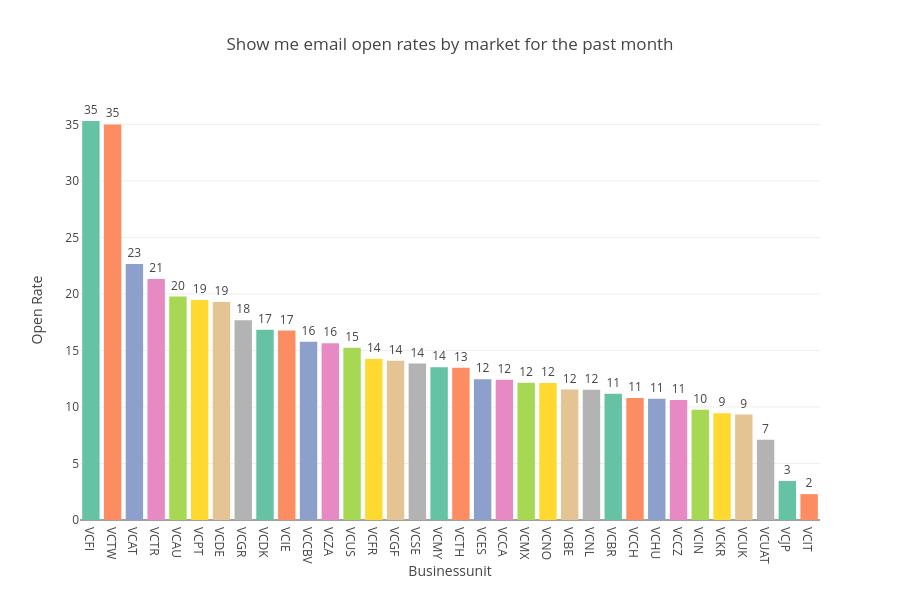
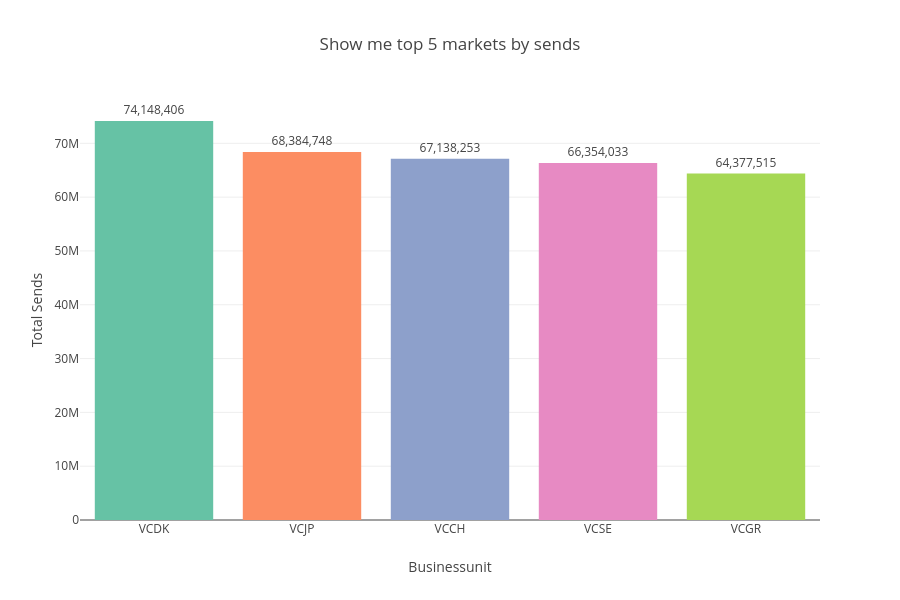

Write notebook code for charts like these, in order.
### Code cell
# ===== FULL DEMO PRESENTATION =====

import time

print("\n\n")
print("*" * 70)
print("*" + " " * 68 + "*")
print("*" + "  🎯 MULTI-AGENT ORCHESTRATED ANALYTICS SYSTEM  ".center(68) + "*")
print("*" + "  Snowflake Cortex AI - Automated Workflow Demo  ".center(68) + "*")
print("*" + " " * 68 + "*")
print("*" * 70)
print("\n")

# ============================================================
# DEMO #1: OPEN RATES BY MARKET (Past Month)
# ============================================================

print("🎬 DEMO #1: Email Performance Analysis with Time Filtering")
print("=" * 70)

query1 = "Show me email open rates by market for the past month"  # Added Demo Question 1
print(f"\n💬 Business User Question:")
print(f"   '{query1}'")
print()

print("🤖 System Processing:")
print("   ├─ Classifying query type...")
print("   ├─ Detecting: COMPARISON + TIME FILTER + CALCULATION")
print("   ├─ Routing to Data Analyst Agent...")
print("   ├─ LLM generating optimized SQL...")
print("   └─ Routing to Visualization Agent...")
print()

result1 = executor.execute(query1)

if result1['success']:
    print(f"✅ Query Complete!")
    print(f"   • Classification: {result1['query_type']}")
    print(f"   • Markets analyzed: {result1['row_count']}")
    print(f"   • Generated SQL:")
    
    # Show SQL in a nice format
    sql_lines = result1['sql'].split('\n')
    for line in sql_lines[:3]:
        print(f"      {line[:70]}...")
    
    print(f"\n💡 Business Insights: {result1['insights']}")
    
    # Show data table
    print("\n📊 Results Table:")
    import pandas as pd
    df1 = pd.DataFrame(result1['data'])
    print(df1.to_string(index=False))
    
    # Show visualization
    if result1['visualization']:
        print("\n📈 Interactive Visualization:")
        result1['visualization'].show()
        
    print("\n✅ Demo #1 Complete - Time-based analysis with calculated metrics!")
    time.sleep(2)
    
else:
    print(f"❌ Error: {result1.get('error')}")
    print("   (Falling back to manual query...)")

# ============================================================
# DEMO #2: TOP 5 MARKETS BY SENDS
# ============================================================

print("\n\n🎬 DEMO #2: Top Performer Ranking Analysis")
print("=" * 70)

query2 = "Show me top 5 markets by sends"  # Added Demo Question 2
print(f"\n💬 Business User Question:")
print(f"   '{query2}'")
print()

print("🤖 System Processing:")
print("   ├─ Classifying query type...")
print("   ├─ Detecting: RANKING + AGGREGATION")
print("   ├─ Routing to Data Analyst Agent...")
print("   ├─ LLM generating optimized SQL with LIMIT...")
print("   └─ Routing to Visualization Agent...")
print()

result2 = executor.execute(query2)

if result2['success']:
    print(f"✅ Query Complete!")
    print(f"   • Classification: {result2['query_type']}")
    print(f"   • Top performers: {result2['row_count']}")
    print(f"   • SQL: {result2['sql'][:80]}...")
    
    print(f"\n💡 Business Insights: {result2['insights']}")
    
    # Show data table
    print("\n📊 Top 5 Markets:")
    df2 = pd.DataFrame(result2['data'])
    print(df2.to_string(index=False))
    
    # Show visualization
    if result2['visualization']:
        print("\n📈 Interactive Visualization:")
        result2['visualization'].show()
        
    print("\n✅ Demo #2 Complete - Ranking analysis with automatic aggregation!")
    
else:
    print(f"❌ Error: {result2.get('error')}")
    print("   (Falling back to manual query...)")

# ============================================================
# SUMMARY & NEXT STEPS
# ============================================================

print("\n\n" + "=" * 70)
print("🎉 DEMO COMPLETE - MULTI-AGENT SYSTEM DEMONSTRATED")
print("=" * 70)

print("\n✨ CAPABILITIES SHOWN:")
print("   ✅ Natural language query understanding")
print("   ✅ Complex SQL generation (time filters, calculations, rankings)")
print("   ✅ Automated query classification & routing")
print("   ✅ Intelligent visualization selection")
print("   ✅ Semantic model integration (marketing_semantic_model.yaml)")
print("   ✅ End-to-end orchestration in seconds")

print("\n📊 QUERY COMPLEXITY HANDLED:")
print("   Demo #1: Time filtering + rate calculation + grouping")
print("   Demo #2: Ranking + aggregation + top-N selection")

print("\n🏗️ ARCHITECTURE BENEFITS:")
print("   Before (Step 1 - Manual):")
print("      • Write SQL manually for each query")
print("      • Choose chart type manually")
print("      • 5+ minutes per analysis")
print()
print("   After (Step 2 - Orchestrated):")
print("      • Natural language input")
print("      • Automated workflow")
print("      • 10-15 seconds per analysis")
print("      • 20x faster! ⚡")

print("\n🚀 PRODUCTION ROADMAP:")
print("   Phase 1: ✅ Multi-agent orchestration (COMPLETE)")
print("   Phase 2: Add Cortex Search for campaign document analysis")
print("   Phase 3: Conversation memory (follow-up questions)")
print("   Phase 4: Streamlit web app for marketing team")
print("   Phase 5: Forecasting & anomaly detection agents")

print("\n💼 BUSINESS IMPACT:")
print("   • Marketing team can self-serve analytics")
print("   • Data team freed up for strategic work")
print("   • Faster campaign insights (minutes → seconds)")
print("   • Consistent, governed data access")
print("   • Scalable to entire organization")

print("\n" + "=" * 70)
print("✨ Questions? Happy to discuss next steps!")
print("=" * 70 + "\n")

### Figure 1 — Plotly figure (JSON) as saved in the notebook; plotly's stock layout.template omitted (floating-point values rounded to 4 significant figures)
{"data": [{"alignmentgroup": "True", "hovertemplate": "BUSINESSUNIT=%{x}<br>OPEN_RATE=%{text}<extra></extra>", "legendgroup": "VCFI", "marker": {"color": "rgb(102,194,165)", "pattern": {"shape": ""}}, "name": "VCFI", "offsetgroup": "VCFI", "orientation": "v", "showlegend": true, "text": [35.3], "textposition": "outside", "texttemplate": "%{text:,.0f}", "type": "bar", "x": ["VCFI"], "xaxis": "x", "y": [35.3], "yaxis": "y"}, {"alignmentgroup": "True", "hovertemplate": "BUSINESSUNIT=%{x}<br>OPEN_RATE=%{text}<extra></extra>", "legendgroup": "VCTW", "marker": {"color": "rgb(252,141,98)", "pattern": {"shape": ""}}, "name": "VCTW", "offsetgroup": "VCTW", "orientation": "v", "showlegend": true, "text": [35.0], "textposition": "outside", "texttemplate": "%{text:,.0f}", "type": "bar", "x": ["VCTW"], "xaxis": "x", "y": [35.0], "yaxis": "y"}, {"alignmentgroup": "True", "hovertemplate": "BUSINESSUNIT=%{x}<br>OPEN_RATE=%{text}<extra></extra>", "legendgroup": "VCAT", "marker": {"color": "rgb(141,160,203)", "pattern": {"shape": ""}}, "name": "VCAT", "offsetgroup": "VCAT", "orientation": "v", "showlegend": true, "text": [22.64], "textposition": "outside", "texttemplate": "%{text:,.0f}", "type": "bar", "x": ["VCAT"], "xaxis": "x", "y": [22.64], "yaxis": "y"}, {"alignmentgroup": "True", "hovertemplate": "BUSINESSUNIT=%{x}<br>OPEN_RATE=%{text}<extra></extra>", "legendgroup": "VCTR", "marker": {"color": "rgb(231,138,195)", "pattern": {"shape": ""}}, "name": "VCTR", "offsetgroup": "VCTR", "orientation": "v", "showlegend": true, "text": [21.32], "textposition": "outside", "texttemplate": "%{text:,.0f}", "type": "bar", "x": ["VCTR"], "xaxis": "x", "y": [21.32], "yaxis": "y"}, {"alignmentgroup": "True", "hovertemplate": "BUSINESSUNIT=%{x}<br>OPEN_RATE=%{text}<extra></extra>", "legendgroup": "VCAU", "marker": {"color": "rgb(166,216,84)", "pattern": {"shape": ""}}, "name": "VCAU", "offsetgroup": "VCAU", "orientation": "v", "showlegend": true, "text": [19.77], "textposition": "outside", "texttemplate": "%{text:,.0f}", "type": "bar", "x": ["VCAU"], "xaxis": "x", "y": [19.77], "yaxis": "y"}, {"alignmentgroup": "True", "hovertemplate": "BUSINESSUNIT=%{x}<br>OPEN_RATE=%{text}<extra></extra>", "legendgroup": "VCPT", "marker": {"color": "rgb(255,217,47)", "pattern": {"shape": ""}}, "name": "VCPT", "offsetgroup": "VCPT", "orientation": "v", "showlegend": true, "text": [19.47], "textposition": "outside", "texttemplate": "%{text:,.0f}", "type": "bar", "x": ["VCPT"], "xaxis": "x", "y": [19.47], "yaxis": "y"}, {"alignmentgroup": "True", "hovertemplate": "BUSINESSUNIT=%{x}<br>OPEN_RATE=%{text}<extra></extra>", "legendgroup": "VCDE", "marker": {"color": "rgb(229,196,148)", "pattern": {"shape": ""}}, "name": "VCDE", "offsetgroup": "VCDE", "orientation": "v", "showlegend": true, "text": [19.29], "textposition": "outside", "texttemplate": "%{text:,.0f}", "type": "bar", "x": ["VCDE"], "xaxis": "x", "y": [19.29], "yaxis": "y"}, {"alignmentgroup": "True", "hovertemplate": "BUSINESSUNIT=%{x}<br>OPEN_RATE=%{text}<extra></extra>", "legendgroup": "VCGR", "marker": {"color": "rgb(179,179,179)", "pattern": {"shape": ""}}, "name": "VCGR", "offsetgroup": "VCGR", "orientation": "v", "showlegend": true, "text": [17.67], "textposition": "outside", "texttemplate": "%{text:,.0f}", "type": "bar", "x": ["VCGR"], "xaxis": "x", "y": [17.67], "yaxis": "y"}, {"alignmentgroup": "True", "hovertemplate": "BUSINESSUNIT=%{x}<br>OPEN_RATE=%{text}<extra></extra>", "legendgroup": "VCDK", "marker": {"color": "rgb(102,194,165)", "pattern": {"shape": ""}}, "name": "VCDK", "offsetgroup": "VCDK", "orientation": "v", "showlegend": true, "text": [16.83], "textposition": "outside", "texttemplate": "%{text:,.0f}", "type": "bar", "x": ["VCDK"], "xaxis": "x", "y": [16.83], "yaxis": "y"}, {"alignmentgroup": "True", "hovertemplate": "BUSINESSUNIT=%{x}<br>OPEN_RATE=%{text}<extra></extra>", "legendgroup": "VCIE", "marker": {"color": "rgb(252,141,98)", "pattern": {"shape": ""}}, "name": "VCIE", "offsetgroup": "VCIE", "orientation": "v", "showlegend": true, "text": [16.76], "textposition": "outside", "texttemplate": "%{text:,.0f}", "type": "bar", "x": ["VCIE"], "xaxis": "x", "y": [16.76], "yaxis": "y"}, {"alignmentgroup": "True", "hovertemplate": "BUSINESSUNIT=%{x}<br>OPEN_RATE=%{text}<extra></extra>", "legendgroup": "VCCBV", "marker": {"color": "rgb(141,160,203)", "pattern": {"shape": ""}}, "name": "VCCBV", "offsetgroup": "VCCBV", "orientation": "v", "showlegend": true, "text": [15.78], "textposition": "outside", "texttemplate": "%{text:,.0f}", "type": "bar", "x": ["VCCBV"], "xaxis": "x", "y": [15.78], "yaxis": "y"}, {"alignmentgroup": "True", "hovertemplate": "BUSINESSUNIT=%{x}<br>OPEN_RATE=%{text}<extra></extra>", "legendgroup": "VCZA", "marker": {"color": "rgb(231,138,195)", "pattern": {"shape": ""}}, "name": "VCZA", "offsetgroup": "VCZA", "orientation": "v", "showlegend": true, "text": [15.63], "textposition": "outside", "texttemplate": "%{text:,.0f}", "type": "bar", "x": ["VCZA"], "xaxis": "x", "y": [15.63], "yaxis": "y"}, {"alignmentgroup": "True", "hovertemplate": "BUSINESSUNIT=%{x}<br>OPEN_RATE=%{text}<extra></extra>", "legendgroup": "VCUS", "marker": {"color": "rgb(166,216,84)", "pattern": {"shape": ""}}, "name": "VCUS", "offsetgroup": "VCUS", "orientation": "v", "showlegend": true, "text": [15.23], "textposition": "outside", "texttemplate": "%{text:,.0f}", "type": "bar", "x": ["VCUS"], "xaxis": "x", "y": [15.23], "yaxis": "y"}, {"alignmentgroup": "True", "hovertemplate": "BUSINESSUNIT=%{x}<br>OPEN_RATE=%{text}<extra></extra>", "legendgroup": "VCFR", "marker": {"color": "rgb(255,217,47)", "pattern": {"shape": ""}}, "name": "VCFR", "offsetgroup": "VCFR", "orientation": "v", "showlegend": true, "text": [14.25], "textposition": "outside", "texttemplate": "%{text:,.0f}", "type": "bar", "x": ["VCFR"], "xaxis": "x", "y": [14.25], "yaxis": "y"}, {"alignmentgroup": "True", "hovertemplate": "BUSINESSUNIT=%{x}<br>OPEN_RATE=%{text}<extra></extra>", "legendgroup": "VCGF", "marker": {"color": "rgb(229,196,148)", "pattern": {"shape": ""}}, "name": "VCGF", "offsetgroup": "VCGF", "orientation": "v", "showlegend": true, "text": [14.1], "textposition": "outside", "texttemplate": "%{text:,.0f}", "type": "bar", "x": ["VCGF"], "xaxis": "x", "y": [14.1], "yaxis": "y"}, {"alignmentgroup": "True", "hovertemplate": "BUSINESSUNIT=%{x}<br>OPEN_RATE=%{text}<extra></extra>", "legendgroup": "VCSE", "marker": {"color": "rgb(179,179,179)", "pattern": {"shape": ""}}, "name": "VCSE", "offsetgroup": "VCSE", "orientation": "v", "showlegend": true, "text": [13.84], "textposition": "outside", "texttemplate": "%{text:,.0f}", "type": "bar", "x": ["VCSE"], "xaxis": "x", "y": [13.84], "yaxis": "y"}, {"alignmentgroup": "True", "hovertemplate": "BUSINESSUNIT=%{x}<br>OPEN_RATE=%{text}<extra></extra>", "legendgroup": "VCMY", "marker": {"color": "rgb(102,194,165)", "pattern": {"shape": ""}}, "name": "VCMY", "offsetgroup": "VCMY", "orientation": "v", "showlegend": true, "text": [13.52], "textposition": "outside", "texttemplate": "%{text:,.0f}", "type": "bar", "x": ["VCMY"], "xaxis": "x", "y": [13.52], "yaxis": "y"}, {"alignmentgroup": "True", "hovertemplate": "BUSINESSUNIT=%{x}<br>OPEN_RATE=%{text}<extra></extra>", "legendgroup": "VCTH", "marker": {"color": "rgb(252,141,98)", "pattern": {"shape": ""}}, "name": "VCTH", "offsetgroup": "VCTH", "orientation": "v", "showlegend": true, "text": [13.48], "textposition": "outside", "texttemplate": "%{text:,.0f}", "type": "bar", "x": ["VCTH"], "xaxis": "x", "y": [13.48], "yaxis": "y"}, {"alignmentgroup": "True", "hovertemplate": "BUSINESSUNIT=%{x}<br>OPEN_RATE=%{text}<extra></extra>", "legendgroup": "VCES", "marker": {"color": "rgb(141,160,203)", "pattern": {"shape": ""}}, "name": "VCES", "offsetgroup": "VCES", "orientation": "v", "showlegend": true, "text": [12.45], "textposition": "outside", "texttemplate": "%{text:,.0f}", "type": "bar", "x": ["VCES"], "xaxis": "x", "y": [12.45], "yaxis": "y"}, {"alignmentgroup": "True", "hovertemplate": "BUSINESSUNIT=%{x}<br>OPEN_RATE=%{text}<extra></extra>", "legendgroup": "VCCA", "marker": {"color": "rgb(231,138,195)", "pattern": {"shape": ""}}, "name": "VCCA", "offsetgroup": "VCCA", "orientation": "v", "showlegend": true, "text": [12.4], "textposition": "outside", "texttemplate": "%{text:,.0f}", "type": "bar", "x": ["VCCA"], "xaxis": "x", "y": [12.4], "yaxis": "y"}, {"alignmentgroup": "True", "hovertemplate": "BUSINESSUNIT=%{x}<br>OPEN_RATE=%{text}<extra></extra>", "legendgroup": "VCMX", "marker": {"color": "rgb(166,216,84)", "pattern": {"shape": ""}}, "name": "VCMX", "offsetgroup": "VCMX", "orientation": "v", "showlegend": true, "text": [12.13], "textposition": "outside", "texttemplate": "%{text:,.0f}", "type": "bar", "x": ["VCMX"], "xaxis": "x", "y": [12.13], "yaxis": "y"}, {"alignmentgroup": "True", "hovertemplate": "BUSINESSUNIT=%{x}<br>OPEN_RATE=%{text}<extra></extra>", "legendgroup": "VCNO", "marker": {"color": "rgb(255,217,47)", "pattern": {"shape": ""}}, "name": "VCNO", "offsetgroup": "VCNO", "orientation": "v", "showlegend": true, "text": [12.11], "textposition": "outside", "texttemplate": "%{text:,.0f}", "type": "bar", "x": ["VCNO"], "xaxis": "x", "y": [12.11], "yaxis": "y"}, {"alignmentgroup": "True", "hovertemplate": "BUSINESSUNIT=%{x}<br>OPEN_RATE=%{text}<extra></extra>", "legendgroup": "VCBE", "marker": {"color": "rgb(229,196,148)", "pattern": {"shape": ""}}, "name": "VCBE", "offsetgroup": "VCBE", "orientation": "v", "showlegend": true, "text": [11.54], "textposition": "outside", "texttemplate": "%{text:,.0f}", "type": "bar", "x": ["VCBE"], "xaxis": "x", "y": [11.54], "yaxis": "y"}, {"alignmentgroup": "True", "hovertemplate": "BUSINESSUNIT=%{x}<br>OPEN_RATE=%{text}<extra></extra>", "legendgroup": "VCNL", "marker": {"color": "rgb(179,179,179)", "pattern": {"shape": ""}}, "name": "VCNL", "offsetgroup": "VCNL", "orientation": "v", "showlegend": true, "text": [11.51], "textposition": "outside", "texttemplate": "%{text:,.0f}", "type": "bar", "x": ["VCNL"], "xaxis": "x", "y": [11.51], "yaxis": "y"}, {"alignmentgroup": "True", "hovertemplate": "BUSINESSUNIT=%{x}<br>OPEN_RATE=%{text}<extra></extra>", "legendgroup": "VCBR", "marker": {"color": "rgb(102,194,165)", "pattern": {"shape": ""}}, "name": "VCBR", "offsetgroup": "VCBR", "orientation": "v", "showlegend": true, "text": [11.17], "textposition": "outside", "texttemplate": "%{text:,.0f}", "type": "bar", "x": ["VCBR"], "xaxis": "x", "y": [11.17], "yaxis": "y"}, {"alignmentgroup": "True", "hovertemplate": "BUSINESSUNIT=%{x}<br>OPEN_RATE=%{text}<extra></extra>", "legendgroup": "VCCH", "marker": {"color": "rgb(252,141,98)", "pattern": {"shape": ""}}, "name": "VCCH", "offsetgroup": "VCCH", "orientation": "v", "showlegend": true, "text": [10.8], "textposition": "outside", "texttemplate": "%{text:,.0f}", "type": "bar", "x": ["VCCH"], "xaxis": "x", "y": [10.8], "yaxis": "y"}, {"alignmentgroup": "True", "hovertemplate": "BUSINESSUNIT=%{x}<br>OPEN_RATE=%{text}<extra></extra>", "legendgroup": "VCHU", "marker": {"color": "rgb(141,160,203)", "pattern": {"shape": ""}}, "name": "VCHU", "offsetgroup": "VCHU", "orientation": "v", "showlegend": true, "text": [10.72], "textposition": "outside", "texttemplate": "%{text:,.0f}", "type": "bar", "x": ["VCHU"], "xaxis": "x", "y": [10.72], "yaxis": "y"}, {"alignmentgroup": "True", "hovertemplate": "BUSINESSUNIT=%{x}<br>OPEN_RATE=%{text}<extra></extra>", "legendgroup": "VCCZ", "marker": {"color": "rgb(231,138,195)", "pattern": {"shape": ""}}, "name": "VCCZ", "offsetgroup": "VCCZ", "orientation": "v", "showlegend": true, "text": [10.61], "textposition": "outside", "texttemplate": "%{text:,.0f}", "type": "bar", "x": ["VCCZ"], "xaxis": "x", "y": [10.61], "yaxis": "y"}, {"alignmentgroup": "True", "hovertemplate": "BUSINESSUNIT=%{x}<br>OPEN_RATE=%{text}<extra></extra>", "legendgroup": "VCIN", "marker": {"color": "rgb(166,216,84)", "pattern": {"shape": ""}}, "name": "VCIN", "offsetgroup": "VCIN", "orientation": "v", "showlegend": true, "text": [9.752], "textposition": "outside", "texttemplate": "%{text:,.0f}", "type": "bar", "x": ["VCIN"], "xaxis": "x", "y": [9.752], "yaxis": "y"}, {"alignmentgroup": "True", "hovertemplate": "BUSINESSUNIT=%{x}<br>OPEN_RATE=%{text}<extra></extra>", "legendgroup": "VCKR", "marker": {"color": "rgb(255,217,47)", "pattern": {"shape": ""}}, "name": "VCKR", "offsetgroup": "VCKR", "orientation": "v", "showlegend": true, "text": [9.451], "textposition": "outside", "texttemplate": "%{text:,.0f}", "type": "bar", "x": ["VCKR"], "xaxis": "x", "y": [9.451], "yaxis": "y"}, {"alignmentgroup": "True", "hovertemplate": "BUSINESSUNIT=%{x}<br>OPEN_RATE=%{text}<extra></extra>", "legendgroup": "VCUK", "marker": {"color": "rgb(229,196,148)", "pattern": {"shape": ""}}, "name": "VCUK", "offsetgroup": "VCUK", "orientation": "v", "showlegend": true, "text": [9.33], "textposition": "outside", "texttemplate": "%{text:,.0f}", "type": "bar", "x": ["VCUK"], "xaxis": "x", "y": [9.33], "yaxis": "y"}, {"alignmentgroup": "True", "hovertemplate": "BUSINESSUNIT=%{x}<br>OPEN_RATE=%{text}<extra></extra>", "legendgroup": "VCUAT", "marker": {"color": "rgb(179,179,179)", "pattern": {"shape": ""}}, "name": "VCUAT", "offsetgroup": "VCUAT", "orientation": "v", "showlegend": true, "text": [7.103], "textposition": "outside", "texttemplate": "%{text:,.0f}", "type": "bar", "x": ["VCUAT"], "xaxis": "x", "y": [7.103], "yaxis": "y"}, {"alignmentgroup": "True", "hovertemplate": "BUSINESSUNIT=%{x}<br>OPEN_RATE=%{text}<extra></extra>", "legendgroup": "VCJP", "marker": {"color": "rgb(102,194,165)", "pattern": {"shape": ""}}, "name": "VCJP", "offsetgroup": "VCJP", "orientation": "v", "showlegend": true, "text": [3.453], "textposition": "outside", "texttemplate": "%{text:,.0f}", "type": "bar", "x": ["VCJP"], "xaxis": "x", "y": [3.453], "yaxis": "y"}, {"alignmentgroup": "True", "hovertemplate": "BUSINESSUNIT=%{x}<br>OPEN_RATE=%{text}<extra></extra>", "legendgroup": "VCIT", "marker": {"color": "rgb(252,141,98)", "pattern": {"shape": ""}}, "name": "VCIT", "offsetgroup": "VCIT", "orientation": "v", "showlegend": true, "text": [2.287], "textposition": "outside", "texttemplate": "%{text:,.0f}", "type": "bar", "x": ["VCIT"], "xaxis": "x", "y": [2.287], "yaxis": "y"}], "layout": {"barmode": "relative", "height": 600, "legend": {"title": {"text": "BUSINESSUNIT"}, "tracegroupgap": 0}, "showlegend": false, "title": {"text": "Show me email open rates by market for the past month"}, "xaxis": {"anchor": "y", "categoryarray": ["VCFI", "VCTW", "VCAT", "VCTR", "VCAU", "VCPT", "VCDE", "VCGR", "VCDK", "VCIE", "VCCBV", "VCZA", "VCUS", "VCFR", "VCGF", "VCSE", "VCMY", "VCTH", "VCES", "VCCA", "VCMX", "VCNO", "VCBE", "VCNL", "VCBR", "VCCH", "VCHU", "VCCZ", "VCIN", "VCKR", "VCUK", "VCUAT", "VCJP", "VCIT"], "categoryorder": "array", "domain": [0, 1], "title": {"text": "Businessunit"}}, "yaxis": {"anchor": "x", "domain": [0, 1], "title": {"text": "Open Rate"}}}}

### Figure 2 — Plotly figure (JSON) as saved in the notebook; plotly's stock layout.template omitted (floating-point values rounded to 4 significant figures)
{"data": [{"alignmentgroup": "True", "hovertemplate": "BUSINESSUNIT=%{x}<br>TOTAL_SENDS=%{text}<extra></extra>", "legendgroup": "VCDK", "marker": {"color": "rgb(102,194,165)", "pattern": {"shape": ""}}, "name": "VCDK", "offsetgroup": "VCDK", "orientation": "v", "showlegend": true, "text": [74148406], "textposition": "outside", "texttemplate": "%{text:,.0f}", "type": "bar", "x": ["VCDK"], "xaxis": "x", "y": [74148406], "yaxis": "y"}, {"alignmentgroup": "True", "hovertemplate": "BUSINESSUNIT=%{x}<br>TOTAL_SENDS=%{text}<extra></extra>", "legendgroup": "VCJP", "marker": {"color": "rgb(252,141,98)", "pattern": {"shape": ""}}, "name": "VCJP", "offsetgroup": "VCJP", "orientation": "v", "showlegend": true, "text": [68384748], "textposition": "outside", "texttemplate": "%{text:,.0f}", "type": "bar", "x": ["VCJP"], "xaxis": "x", "y": [68384748], "yaxis": "y"}, {"alignmentgroup": "True", "hovertemplate": "BUSINESSUNIT=%{x}<br>TOTAL_SENDS=%{text}<extra></extra>", "legendgroup": "VCCH", "marker": {"color": "rgb(141,160,203)", "pattern": {"shape": ""}}, "name": "VCCH", "offsetgroup": "VCCH", "orientation": "v", "showlegend": true, "text": [67138253], "textposition": "outside", "texttemplate": "%{text:,.0f}", "type": "bar", "x": ["VCCH"], "xaxis": "x", "y": [67138253], "yaxis": "y"}, {"alignmentgroup": "True", "hovertemplate": "BUSINESSUNIT=%{x}<br>TOTAL_SENDS=%{text}<extra></extra>", "legendgroup": "VCSE", "marker": {"color": "rgb(231,138,195)", "pattern": {"shape": ""}}, "name": "VCSE", "offsetgroup": "VCSE", "orientation": "v", "showlegend": true, "text": [66354033], "textposition": "outside", "texttemplate": "%{text:,.0f}", "type": "bar", "x": ["VCSE"], "xaxis": "x", "y": [66354033], "yaxis": "y"}, {"alignmentgroup": "True", "hovertemplate": "BUSINESSUNIT=%{x}<br>TOTAL_SENDS=%{text}<extra></extra>", "legendgroup": "VCGR", "marker": {"color": "rgb(166,216,84)", "pattern": {"shape": ""}}, "name": "VCGR", "offsetgroup": "VCGR", "orientation": "v", "showlegend": true, "text": [64377515], "textposition": "outside", "texttemplate": "%{text:,.0f}", "type": "bar", "x": ["VCGR"], "xaxis": "x", "y": [64377515], "yaxis": "y"}], "layout": {"barmode": "relative", "height": 600, "legend": {"title": {"text": "BUSINESSUNIT"}, "tracegroupgap": 0}, "showlegend": false, "title": {"text": "Show me top 5 markets by sends"}, "xaxis": {"anchor": "y", "categoryarray": ["VCDK", "VCJP", "VCCH", "VCSE", "VCGR"], "categoryorder": "array", "domain": [0, 1], "title": {"text": "Businessunit"}}, "yaxis": {"anchor": "x", "domain": [0, 1], "title": {"text": "Total Sends"}}}}
